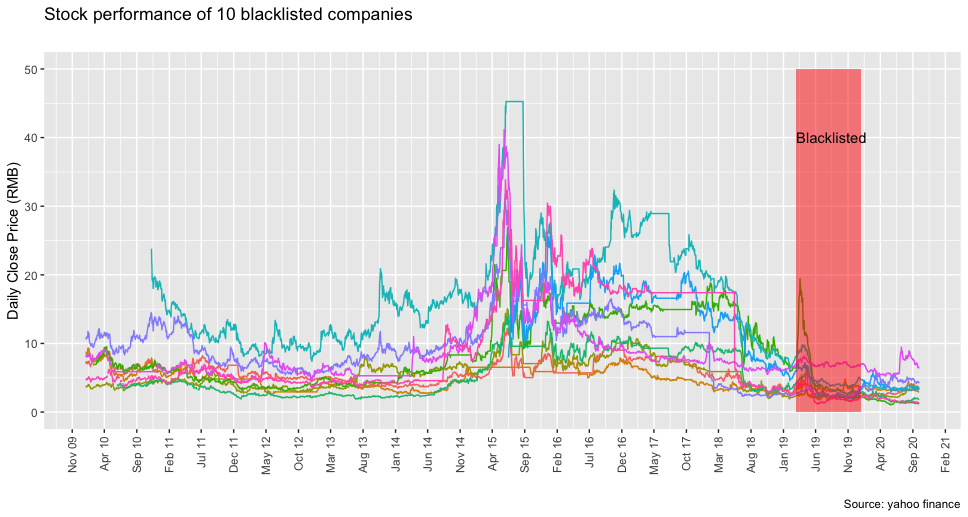

R code for this plot:
rm(list=ls())
library(ggplot2)
library(stargazer)
library(quantmod)



start <- as.Date("2010-01-01")
end <- as.Date("2020-10-01")

trade_code <- c(
  "600606.SS", # * Green Land Coporation Ltd
  "002499.SZ", # * Kelin Environmental Protection Equipment, Inc
  "000571.SZ", # * Sundiro Holding Co., Ltd.
  "002259.SZ", # * Sichuan Shengda Forestry Industry Co., Ltd
  "600666.SS", # * Aurora Optoelectronics Co.,Ltd
  "002356.SZ", # * Shenzhen Hemei Group Co.,LTD
  "600289.SS", # * Bright Oceans Inter-Telecom Corporation
  "002418.SZ", # * Zhe Jiang Kangsheng Co.,Ltd.
  "002766.SZ", # * Shenzhen Soling Industrial Co.,Ltd
  "000677.SZ"  # * CHTC Helon Co., Ltd
)


data <- getSymbols(
  trade_code,
  src = "yahoo", from = start, to = end, na.omit = TRUE)

symbolData <- lapply(trade_code,function(x){
  y <- as.data.frame(get(x))
  colnames(y) <- c("open","high","low","close","volume","adjusted")
  y$date <- rownames(y)
  y$symbol <- x
  y
})


combinedData <- do.call(rbind,symbolData)
rownames(combinedData) <- 1:nrow(combinedData)

 

ggplot(data=combinedData, aes(x=as.Date(date), y=close, color = symbol)) +
  geom_line() + 
  labs(x = "", y = "Daily Close Price (RMB)", 
       title = "Stock performance of 10 blacklisted companies", 
       subtitle = "", 
       caption = "Source: yahoo finance") +  
  scale_x_date(date_labels="%b %y",date_breaks  ="5 month") + 
  theme(axis.text.x = element_text(angle = 90, vjust = 0.5, hjust=1), legend.position='none')+ 
  annotate(geom = "rect", xmin = as.Date("2019-3-1", "%Y-%m-%d"), 
           xmax = as.Date("2019-12-31", "%Y-%m-%d"),
           ymin = 0, 
           ymax = 50,
           ,fill = "red", alpha = 0.5) + 
  annotate("text", x = as.Date("2019-8-15", "%Y-%m-%d"), y = 40, label = "Blacklisted")
  
